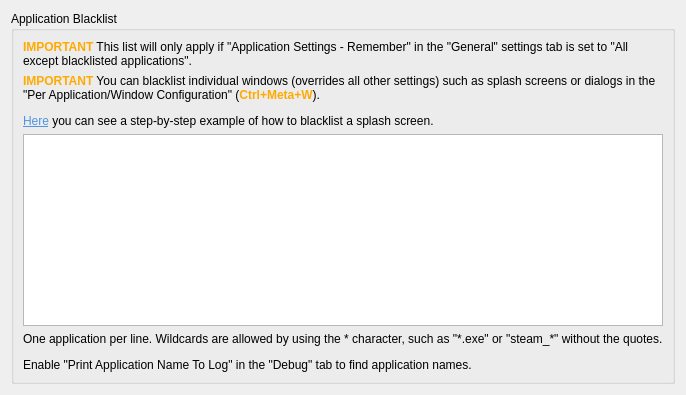
     <widget class="QWidget" name="tab_blacklist">
      <attribute name="icon">
       <iconset theme="list-remove">
        <normaloff>../../../../../../../../.designer/backup</normaloff>../../../../../../../../.designer/backup</iconset>
      </attribute>
      <attribute name="title">
       <string>Blacklist</string>
      </attribute>
      <layout class="QVBoxLayout" name="verticalLayout_blacklist">
       <item>
        <widget class="QGroupBox" name="groupBox_applicationBlacklist">
         <property name="title">
          <string>Application Blacklist</string>
         </property>
         <layout class="QVBoxLayout" name="verticalLayout_applicationBlacklist">
          <item>
           <widget class="QLabel" name="label_20">
            <property name="text">
             <string>&lt;html&gt;&lt;head/&gt;&lt;body&gt;&lt;p&gt;&lt;span style=&quot; font-weight:700; color:#ffaa00;&quot;&gt;IMPORTANT&lt;/span&gt; This list will only apply if &amp;quot;Application Settings - Remember&amp;quot; in the &amp;quot;General&amp;quot; settings tab is set to &amp;quot;All except blacklisted applications&amp;quot;.&lt;/p&gt;&lt;/body&gt;&lt;/html&gt;</string>
            </property>
            <property name="wordWrap">
             <bool>true</bool>
            </property>
           </widget>
          </item>
          <item>
           <widget class="QLabel" name="label_22">
            <property name="text">
             <string>&lt;html&gt;&lt;head/&gt;&lt;body&gt;&lt;p&gt;&lt;span style=&quot; font-weight:700; color:#ffaa00;&quot;&gt;IMPORTANT&lt;/span&gt; You can blacklist individual windows (overrides all other settings) such as splash screens or dialogs in the &amp;quot;Per Application/Window Configuration&amp;quot; (&lt;span style=&quot; font-weight:700; color:#ffaa00;&quot;&gt;Ctrl+Meta+W&lt;/span&gt;).&lt;/p&gt;&lt;p&gt;&lt;a href=&quot;https://github.com/rxappdev/RememberWindowPositions?tab=readme-ov-file#single-window-blacklist&quot;&gt;&lt;span style=&quot; text-decoration: underline; color:#5294e2;&quot;&gt;Here&lt;/span&gt;&lt;/a&gt; you can see a step-by-step example of how to blacklist a splash screen.&lt;/p&gt;&lt;/body&gt;&lt;/html&gt;</string>
            </property>
            <property name="wordWrap">
             <bool>true</bool>
            </property>
            <property name="openExternalLinks">
             <bool>true</bool>
            </property>
           </widget>
          </item>
          <item>
           <widget class="QPlainTextEdit" name="kcfg_blacklist">
            <property name="sizePolicy">
             <sizepolicy hsizetype="Expanding" vsizetype="MinimumExpanding">
              <horstretch>0</horstretch>
              <verstretch>0</verstretch>
             </sizepolicy>
            </property>
            <property name="lineWrapMode">
             <enum>QPlainTextEdit::LineWrapMode::NoWrap</enum>
            </property>
            <property name="plainText">
             <string/>
            </property>
           </widget>
          </item>
          <item>
           <widget class="QLabel" name="label_blacklistExplanation">
            <property name="text">
             <string>&lt;html&gt;&lt;head/&gt;&lt;body&gt;&lt;p&gt;One application per line. Wildcards are allowed by using the * character, such as &amp;quot;*.exe&amp;quot; or &amp;quot;steam_*&amp;quot; without the quotes.&lt;/p&gt;&lt;p&gt;Enable &amp;quot;Print Application Name To Log&amp;quot; in the &amp;quot;Debug&amp;quot; tab to find application names.&lt;/p&gt;&lt;/body&gt;&lt;/html&gt;</string>
            </property>
           </widget>
          </item>
         </layout>
        </widget>
       </item>
      </layout>
     </widget>
